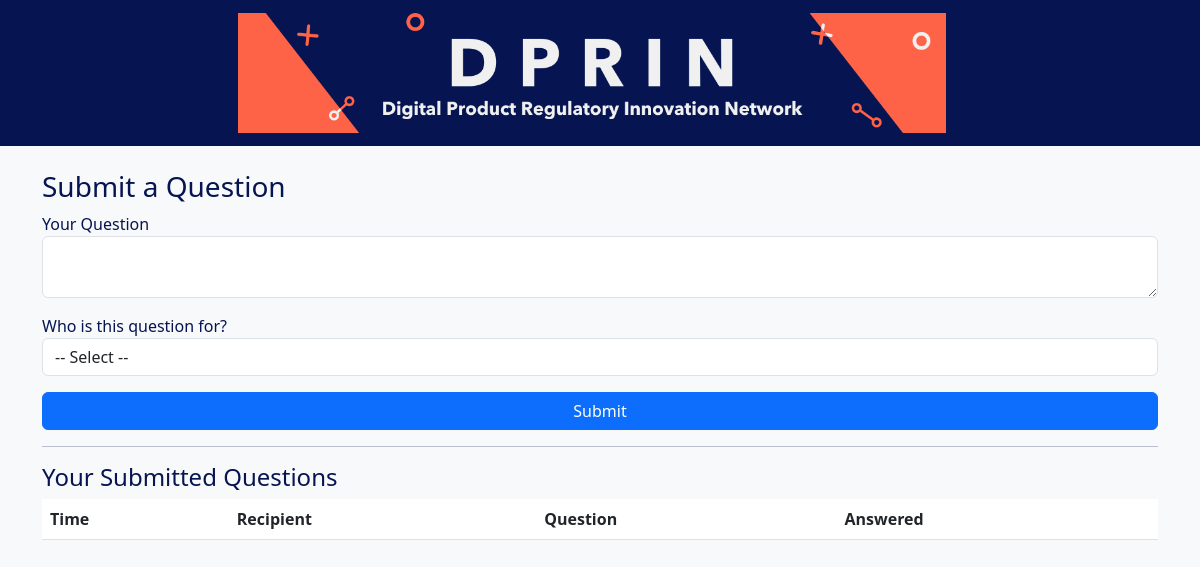
The page /submit_question (signed in) on the database as committed earlier.
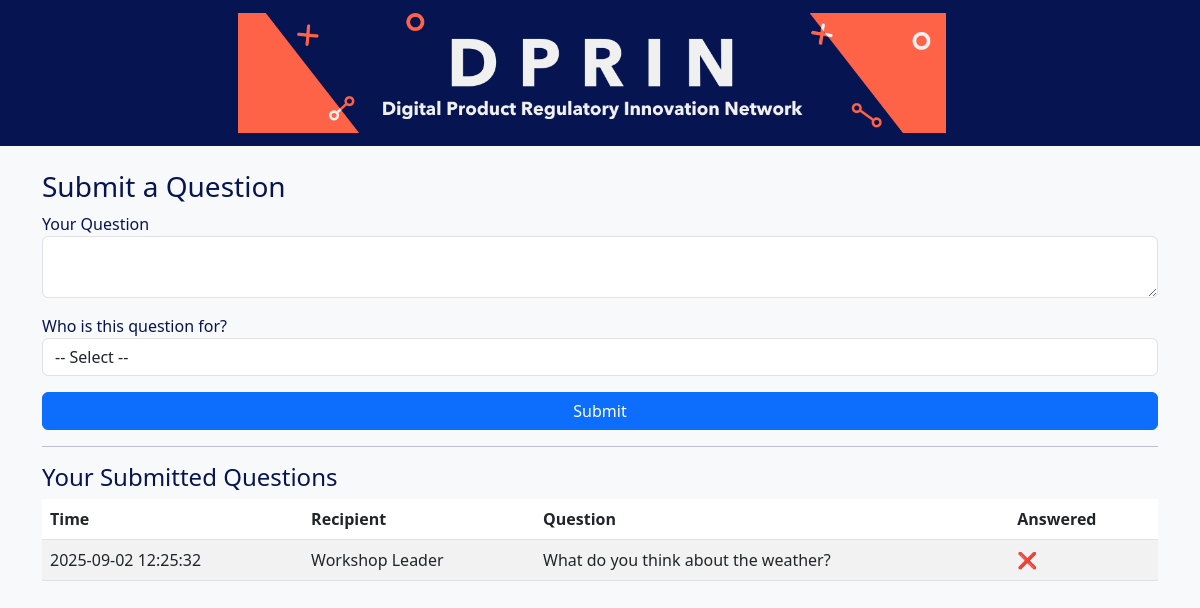
The same page on the database as committed later.
### tables this page shows
CREATE TABLE questions (
    id INTEGER PRIMARY KEY AUTOINCREMENT,
    username TEXT NOT NULL,
    question TEXT NOT NULL,
    recipient TEXT NOT NULL,
    answered INTEGER NOT NULL DEFAULT 0,
    created_at DATETIME DEFAULT CURRENT_TIMESTAMP
);

### app.py (the view, shortened to what this page needs)
@app.route('/submit_question', methods=['GET', 'POST'])
def submit_question():
    if not g.user:
        return redirect(url_for('login'))
    db = get_db()
    my_questions = db.execute("SELECT * FROM questions WHERE username=? ORDER BY created_at DESC",
                               (g.user['username'],)).fetchall()
    return render_template('questions.html', username=g.user['username'], my_questions=my_questions)

### app.py (called while the page is built)
def get_db():
    conn = sqlite3.connect(DATABASE)
    conn.row_factory = sqlite3.Row
    return conn

@app.before_request
def load_logged_in_user():
    username = session.get('username')
    if username:
        db = get_db()
        g.user = db.execute("SELECT * FROM users WHERE username=?", (username,)).fetchone()
    else:
        g.user = None

### templates/questions.html (shortened to what this page needs)
{% extends "base.html" %}
{% block content %}
<h3>Submit a Question</h3>
<form method="POST">
    <div class="mb-3">
        <label>Your Question</label>
        <textarea name="question" class="form-control" required></textarea>
    </div>
    <div class="mb-3">
        <label>Who is this question for?</label>
        <select name="recipient" class="form-control" required>
            <option value="">-- Select --</option>
        </select>
    </div>
    <button class="btn btn-primary w-100">Submit</button>
</form>
<hr>
<h4>Your Submitted Questions</h4>
<table class="table table-striped">
    <thead>
        <tr>
            <th>Time</th>
            <th>Recipient</th>
            <th>Question</th>
            <th>Answered</th>
        </tr>
    </thead>
    <tbody>
        {% for q in my_questions %}
        <tr>
            <td>{{ q['created_at'] }}</td>
            <td>{{ q['recipient'] }}</td>
            <td>{{ q['question'] }}</td>
            <td>{% if q['answered'] %}✔{% else %}❌{% endif %}</td>
        </tr>
        {% endfor %}
    </tbody>
</table>
{% endblock %}

### templates/base.html (shortened to what this page needs)
<!DOCTYPE html>
<html>
<head>
    <link href="https://cdn.jsdelivr.net/npm/bootstrap@5.3.0/dist/css/bootstrap.min.css" rel="stylesheet">
    <link rel="stylesheet" href="{{ url_for('static', filename='style.css') }}">
</head>
<body class="bg-light">
<nav class="navbar navbar-expand-lg px-3">
    <div class="container-fluid justify-content-center">
        <a class="navbar-brand" href="{{ url_for('home') }}">
            <img src="{{ url_for('static', filename='logo2.png') }}" alt="Logo" height="120">
        </a>
    </div>
</nav>
<div class="container py-4">
    {% block content %}{% endblock %}
</div>
</body>
</html>

### static/style.css (style rules this page uses)
.navbar { background-color: #061551 !important; }
body { background-color: #f0f0f0; font-family: "Segoe UI", Arial, sans-serif; color: #061551; }
.navbar .navbar-brand, .navbar .navbar-text, .navbar .nav-link { color: #f0f0f0 !important; }

Rows that differ between the two databases and show on the page:
added questions: created_at "2025-09-02 12:25:32", recipient "Workshop Leader", question "What do you think about the weather?"
